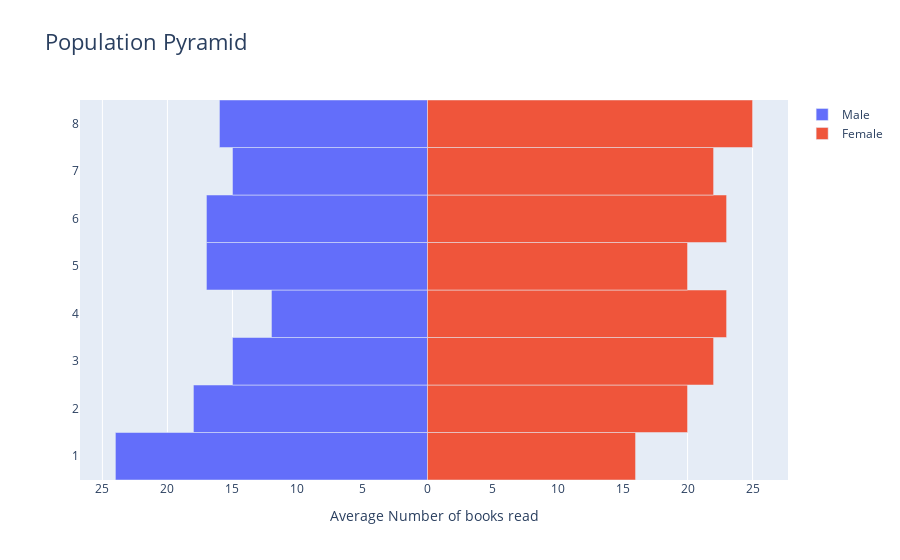

The notebook cell saved with this chart:
### Markdown cell above
### 3. Trực quan

### Code cell
y_incomes = book_counts_by_incomes['Incomes']
x_M = book_counts_by_incomes['Male'] * (-1)
x_F = book_counts_by_incomes['Female']

fig = gp.Figure() 
  
# Add Male data
fig.add_trace(gp.Bar(y= y_incomes, x = x_M,  
                     name = 'Male',  
                     orientation = 'h')) 

# Add Female data
fig.add_trace(gp.Bar(y = y_incomes, x = x_F, 
                     name = 'Female', orientation = 'h'))

# Updating the layout for our graph 
fig.update_layout(title = 'Population Pyramid', 
                 title_font_size = 22, barmode = 'relative', 
                 bargap = 0.0, bargroupgap = 0, 
                 xaxis = dict(tickvals = [-30, -25, -20, -15, -10, -5, 
                                          0, 5, 10, 15, 20, 25, 30], 
                                
                              ticktext = ['30', '25', '20', '15', '10', '5', 
                                          '0', '5', '10', '15', '20', '25', '30'], 
                                
                              title = 'Average Number of books read', 
                              title_font_size = 14) 
                 ) 
  
fig.show()

### Figure 1 — Plotly figure (JSON) as saved in the notebook; plotly's stock layout.template omitted (floating-point values rounded to 4 significant figures)
{"data": [{"name": "Male", "orientation": "h", "type": "bar", "x": [-24, -18, -15, -12, -17, -17, -15, -16], "y": [1, 2, 3, 4, 5, 6, 7, 8]}, {"name": "Female", "orientation": "h", "type": "bar", "x": [16, 20, 22, 23, 20, 23, 22, 25], "y": [1, 2, 3, 4, 5, 6, 7, 8]}], "layout": {"bargap": 0, "bargroupgap": 0, "barmode": "relative", "title": {"font": {"size": 22}, "text": "Population Pyramid"}, "xaxis": {"ticktext": ["30", "25", "20", "15", "10", "5", "0", "5", "10", "15", "20", "25", "30"], "tickvals": [-30, -25, -20, -15, -10, -5, 0, 5, 10, 15, 20, 25, 30], "title": {"font": {"size": 14}, "text": "Average Number of books read"}}}}
